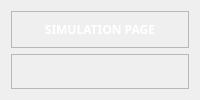
         <widget class="QWidget" name="simulation_page">
          <layout class="QVBoxLayout" name="verticalLayout_2">
           <item>
            <widget class="QFrame" name="frame_17">
             <property name="font">
              <font>
               <family>NovaFlat</family>
               <bold>true</bold>
              </font>
             </property>
             <property name="frameShape">
              <enum>QFrame::Shape::StyledPanel</enum>
             </property>
             <property name="frameShadow">
              <enum>QFrame::Shadow::Raised</enum>
             </property>
             <layout class="QHBoxLayout" name="horizontalLayout_9">
              <item alignment="Qt::AlignmentFlag::Qt::AlignmentFlag::AlignTop">
               <widget class="QLabel" name="label_10">
                <property name="font">
                 <font>
                  <family>NovaFlat</family>
                  <bold>true</bold>
                 </font>
                </property>
                <property name="styleSheet">
                 <string notr="true">color: rgb(255, 255, 255);</string>
                </property>
                <property name="text">
                 <string>SIMULATION PAGE</string>
                </property>
                <property name="alignment">
                 <set>Qt::AlignmentFlag::AlignCenter</set>
                </property>
               </widget>
              </item>
             </layout>
            </widget>
           </item>
           <item>
            <widget class="QFrame" name="frame_18">
             <property name="sizePolicy">
              <sizepolicy hsizetype="Preferred" vsizetype="Expanding">
               <horstretch>0</horstretch>
               <verstretch>0</verstretch>
              </sizepolicy>
             </property>
             <property name="frameShape">
              <enum>QFrame::Shape::StyledPanel</enum>
             </property>
             <property name="frameShadow">
              <enum>QFrame::Shadow::Raised</enum>
             </property>
            </widget>
           </item>
          </layout>
         </widget>
